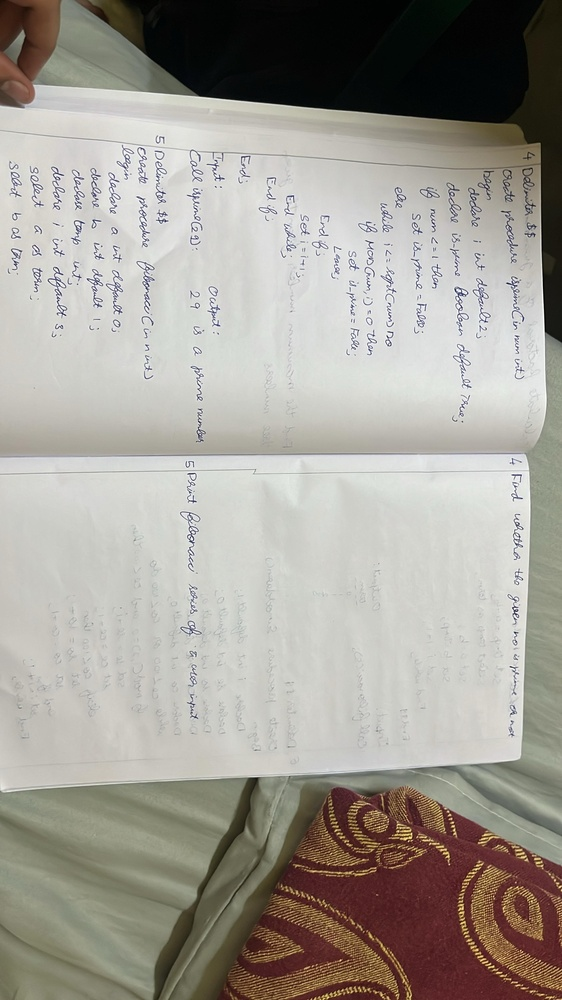
#> input picture images/1.jpg, 562 x 1000 px, shrunk from 2160 x 3840 before the run
$ python -i image_preprocessing.py   (imports and definitions only)
#> lines starting #> are read from the running program, lines starting #| are printed output that depends on the picture; after the words box and inside, x2 and y2 are one past the last pixel; in counts of white or black regions, pixels touching at a corner belong together
import cv2
import numpy as np
import logging

logger = logging.getLogger(__name__)

def preprocess_image(image_path):
    """
    Preprocess an image for OCR by converting to grayscale, enhancing contrast,
    and applying thresholding.

    Args:
        image_path: Path to the image file

    Returns:
        tuple: (original_image, grayscale_image, thresholded_image)
    """
#> called with image_path = '../../images/1.jpg'
    logger.info(f"Preprocessing image: {image_path}")

    try:
        # Read the input image
        image = cv2.imread(image_path)
#> image is the input picture: shape (1000, 562, 3); mean B, G, R 150.5, 158.2, 162.3
        if image is None:
            raise ValueError(f"Could not load image from path: {image_path}")

        # Convert to grayscale
        gray = cv2.cvtColor(image, cv2.COLOR_BGR2GRAY)
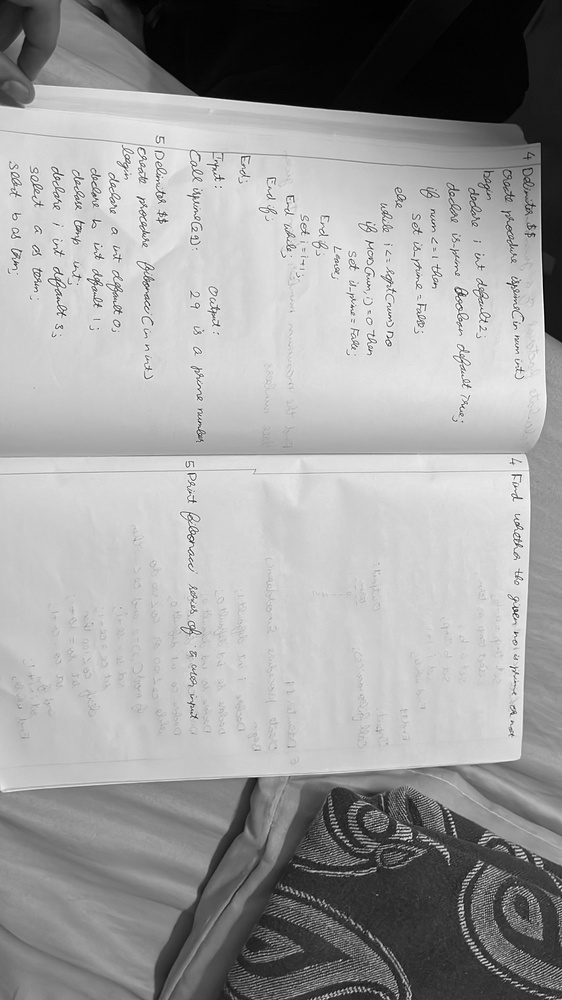
#> gray: shape (1000, 562); min 0, max 255, mean 158.5

        # Apply CLAHE to enhance contrast
        clahe = cv2.createCLAHE(clipLimit=2.0, tileGridSize=(8, 8))
        gray = clahe.apply(gray)
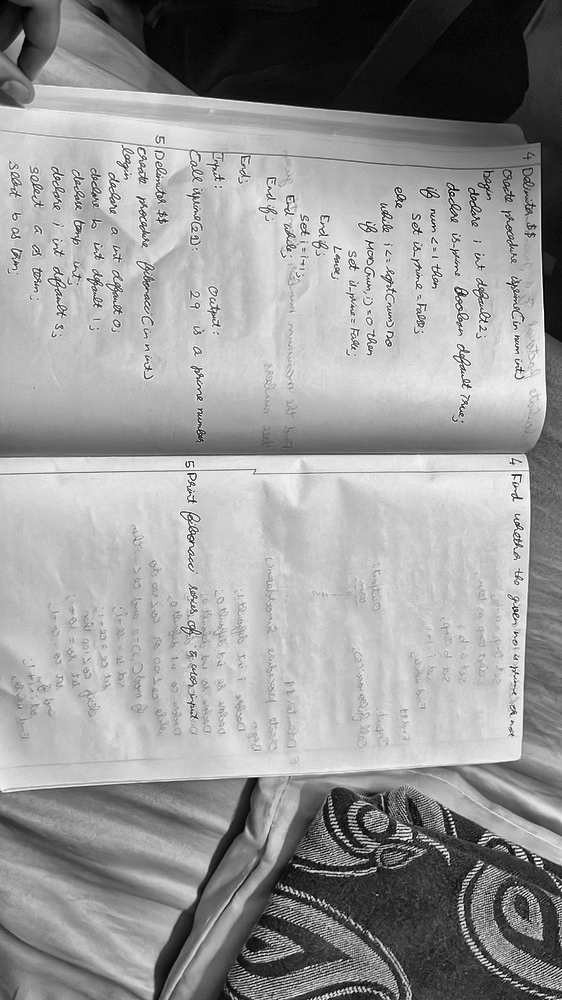
#> gray: shape (1000, 562); min 1, max 255, mean 152.1

        # Apply bilateral filter to reduce noise while preserving edges
        gray = cv2.bilateralFilter(gray, 9, 75, 75)

        # Use Otsu thresholding (good for handwritten strokes)
        _, thresh = cv2.threshold(gray, 0, 255, cv2.THRESH_BINARY_INV + cv2.THRESH_OTSU)
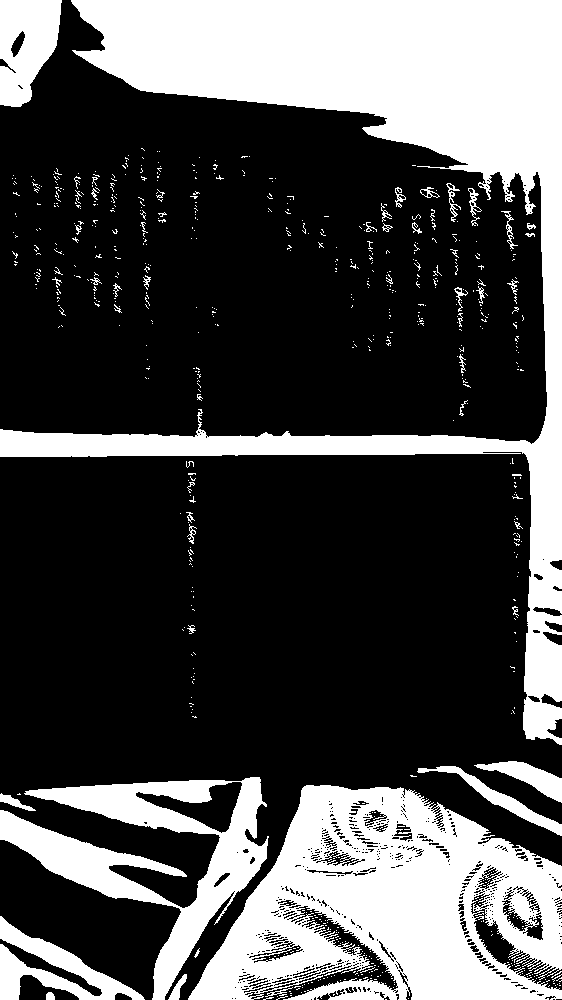
#> thresh: shape (1000, 562); 30% white; 674 white regions (623 under 20 px), largest, box (x1, y1, x2, y2) and area: (0, 0, 562, 745) 84055, (188, 785, 562, 1000) 49558, (0, 777, 269, 1000) 18413

        # Enhance strokes with morphological operations
        kernel = np.ones((2, 2), np.uint8)
        thresh = cv2.dilate(thresh, kernel, iterations=1)
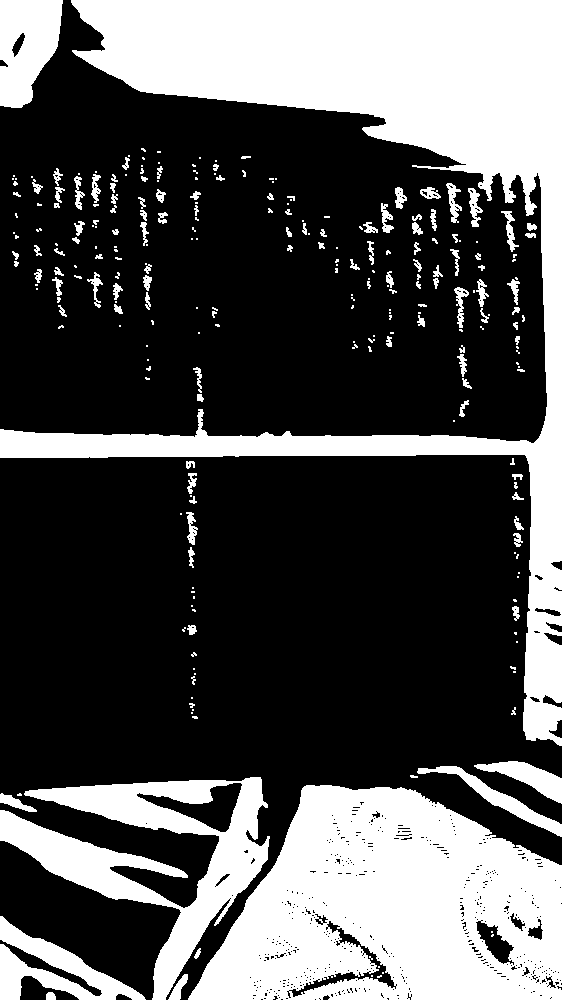
#> thresh: shape (1000, 562); 32.7% white; 264 white regions (144 under 20 px), largest, box (x1, y1, x2, y2) and area: (0, 0, 562, 746) 85831, (188, 785, 562, 1000) 56526, (0, 777, 270, 1000) 19646
        thresh = cv2.erode(thresh, kernel, iterations=1)
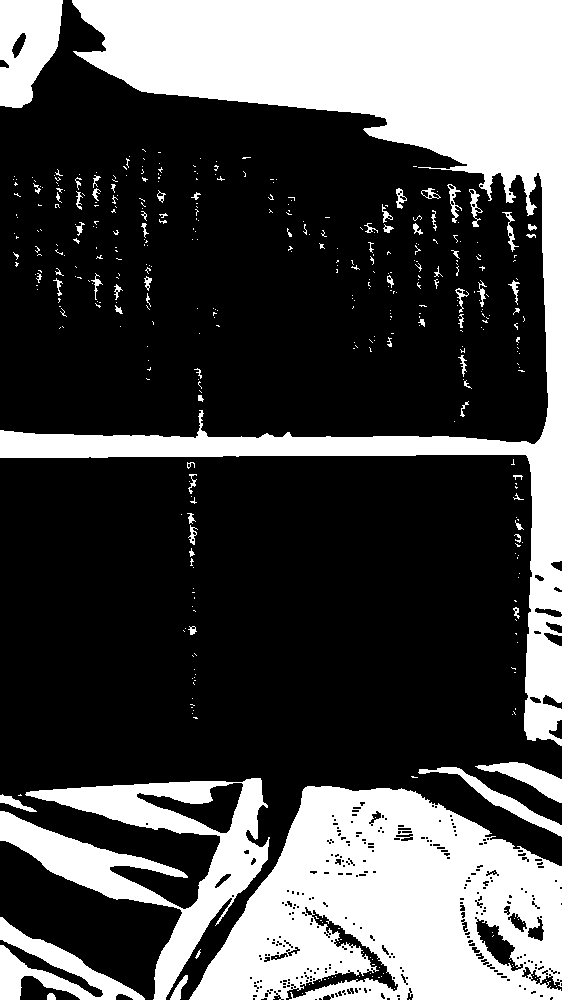
#> thresh: shape (1000, 562); 30.8% white; 420 white regions (349 under 20 px), largest, box (x1, y1, x2, y2) and area: (0, 0, 562, 746) 84016, (189, 786, 562, 1000) 53404, (0, 778, 270, 1000) 18450

        logger.info(f"Image preprocessing complete: {image_path}")
        return image, gray, thresh

    except Exception as e:
        logger.error(f"Error preprocessing image: {str(e)}")
        raise

def find_margin_boundary(thresh):
    """
    Find the boundary between the margin (containing question numbers)
    and the answer area.

    Args:
        thresh: Thresholded image

    Returns:
        int: X-coordinate of the margin boundary
    """
    try:
        # Compute vertical projection (sum of white pixels per column)
        vertical_projection = np.sum(thresh, axis=0)
        max_density = np.max(vertical_projection)

        # Find first column where density drops below 50% of maximum
        margin_boundary = int(np.argmax(vertical_projection < (max_density * 0.5)))

        if margin_boundary == 0:
            logger.warning("Margin boundary not found; using default value.")
            margin_boundary = 300

        margin_boundary = max(margin_boundary, 30)
        # Ensure margin does not exceed 10% of image width
        margin_boundary = min(margin_boundary, int(0.1 * thresh.shape[1]))

        logger.info(f"Margin boundary detected at: {margin_boundary} pixels")
        return margin_boundary

    except Exception as e:
        logger.error(f"Error finding margin boundary: {str(e)}")
        return 50  # Default fallback value

>>> result = preprocess_image('../../images/1.jpg')

$ run again, on images/10.jpg
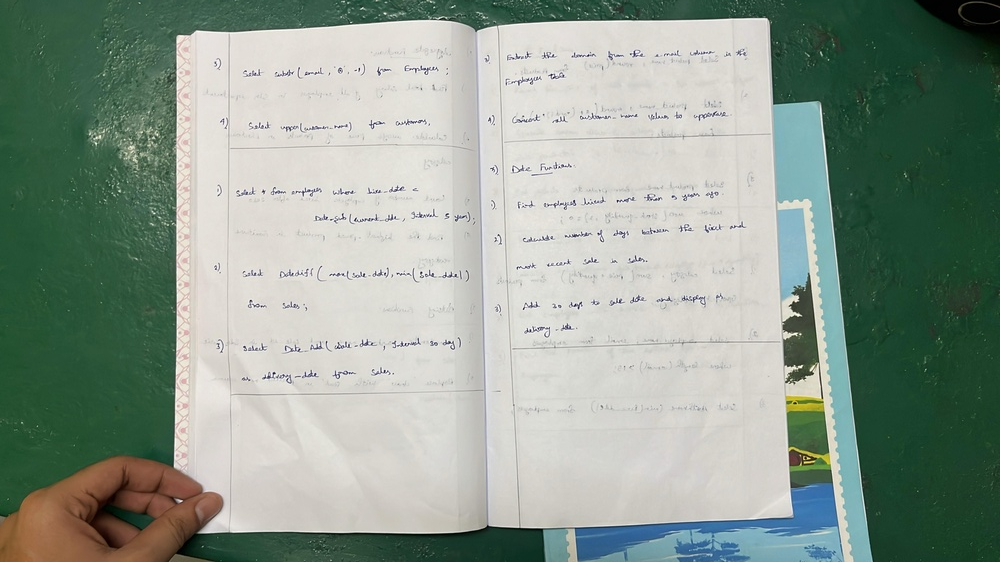
#> input picture images/10.jpg, 1000 x 562 px, shrunk from 3840 x 2160 before the run
#> in preprocess_image, image is the input picture: shape (562, 1000, 3); mean B, G, R 144, 155.7, 142.3
#> in preprocess_image, `gray = clahe.apply(gray)`:
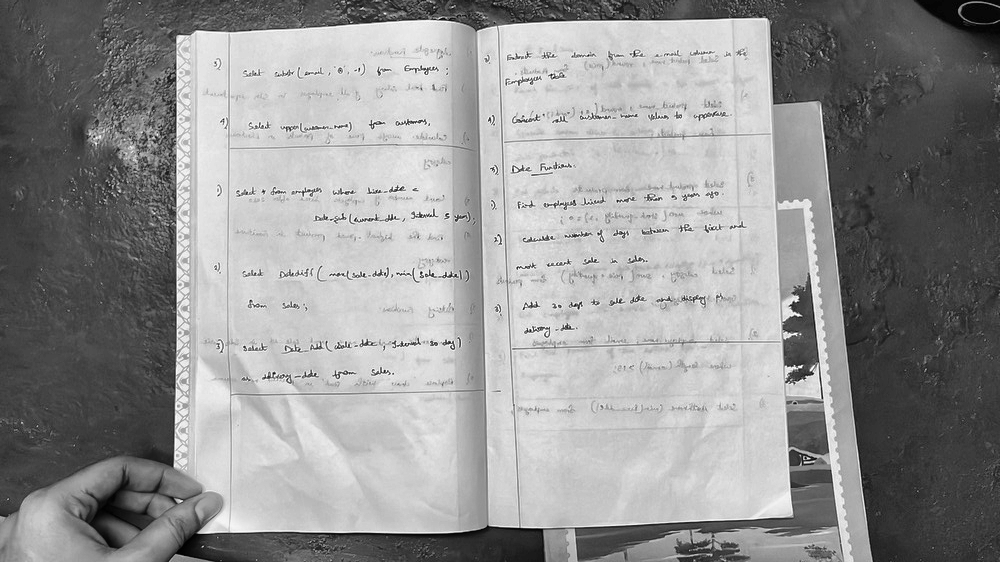
#> gray: shape (562, 1000); min 0, max 255, mean 147.2
#> in preprocess_image, `thresh = cv2.erode(thresh, kernel, iterations=1)`:
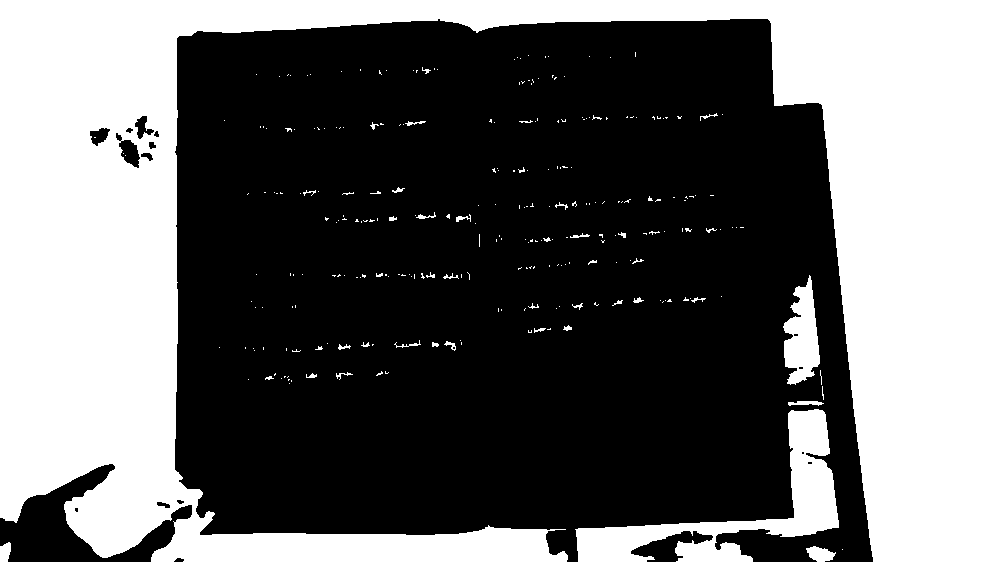
#> thresh: shape (562, 1000); 40.6% white; 267 white regions (226 under 20 px), largest, box (x1, y1, x2, y2) and area: (0, 0, 1000, 562) 212669, (575, 409, 839, 562) 10364, (783, 275, 820, 385) 2506

$ run again, on images/11.jpg
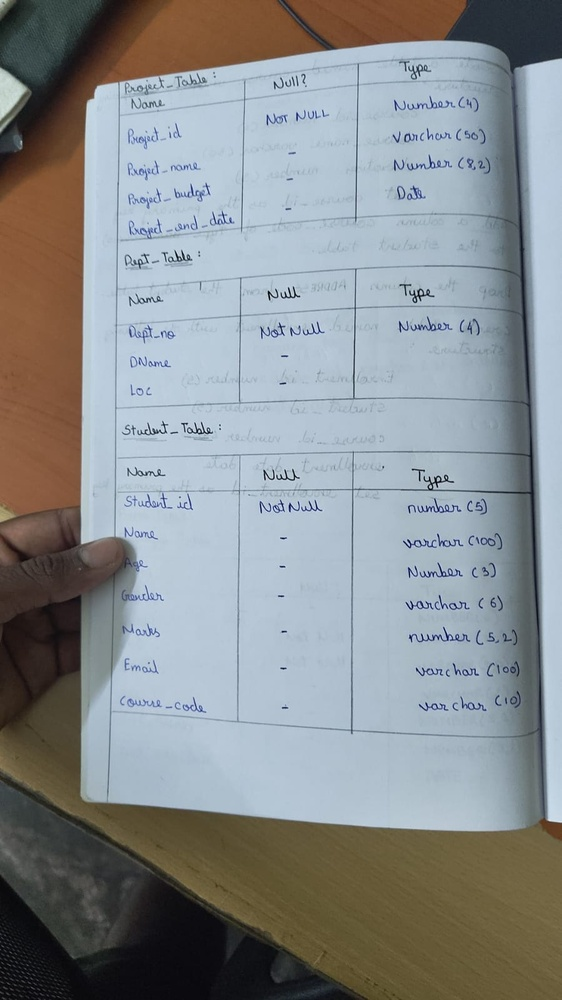
#> input picture images/11.jpg, 562 x 1000 px, shrunk from 899 x 1599 before the run
#> in preprocess_image, image is the input picture: shape (1000, 562, 3); mean B, G, R 144.2, 141.7, 136.9
#> in preprocess_image, `gray = clahe.apply(gray)`:
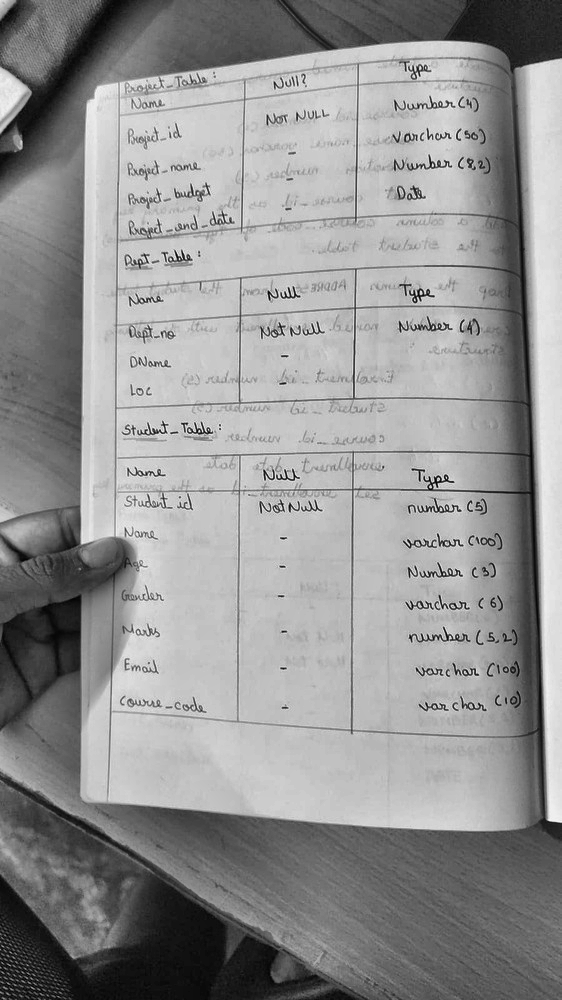
#> gray: shape (1000, 562); min 1, max 246, mean 146.5
#> in preprocess_image, `thresh = cv2.erode(thresh, kernel, iterations=1)`:
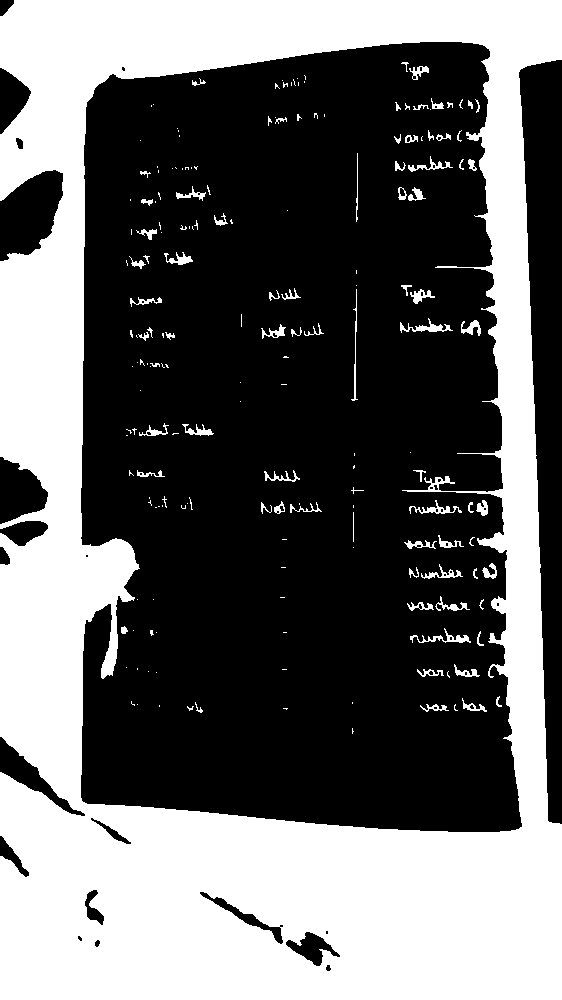
#> thresh: shape (1000, 562); 40.2% white; 185 white regions (109 under 20 px), largest, box (x1, y1, x2, y2) and area: (0, 0, 562, 1000) 218926, (400, 318, 453, 333) 258, (410, 628, 471, 643) 256

$ run again, on images/12.jpg
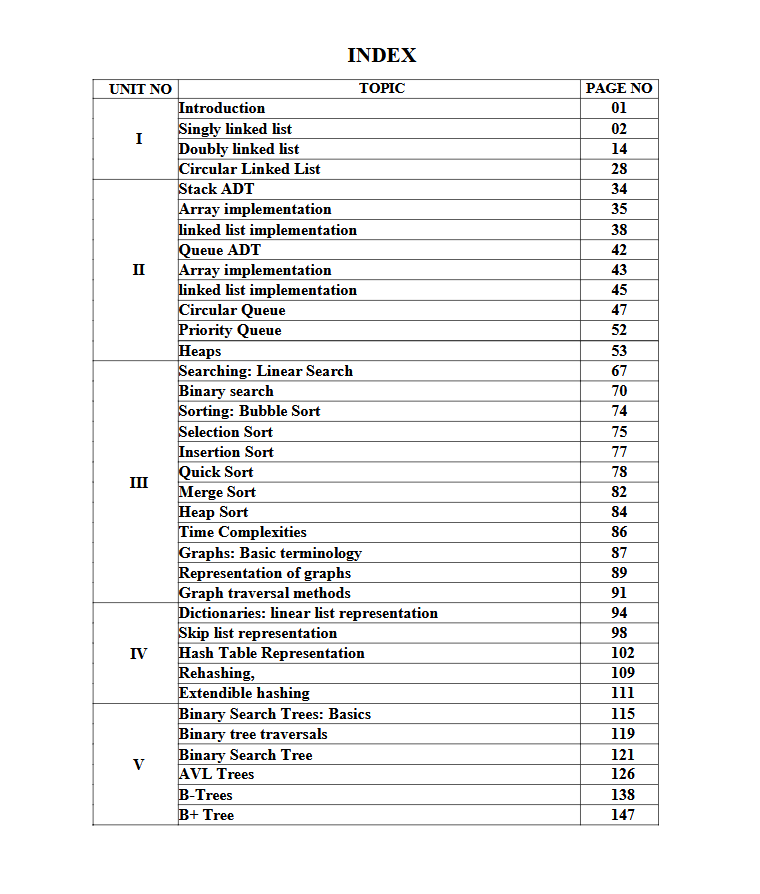
#> input picture images/12.jpg, 760 x 894 px
#> in preprocess_image, image is the input picture: shape (894, 760, 3); mean B, G, R 241.3, 241.3, 241.3
#> in preprocess_image, `_, thresh = cv2.threshold(gray, 0, 255, cv2.THRESH_BINARY_INV + cv2.TH..`:
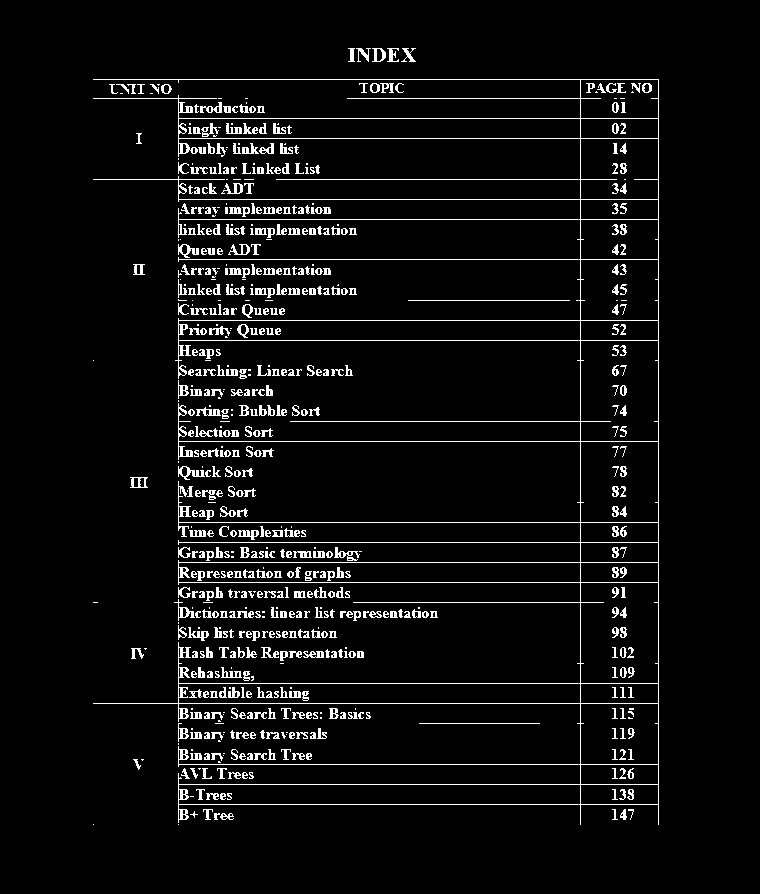
#> thresh: shape (894, 760); 5.4% white in thin lines or dots, all inside (x1, y1, x2, y2) = (93, 48, 659, 825)
#> in preprocess_image, `thresh = cv2.erode(thresh, kernel, iterations=1)`:
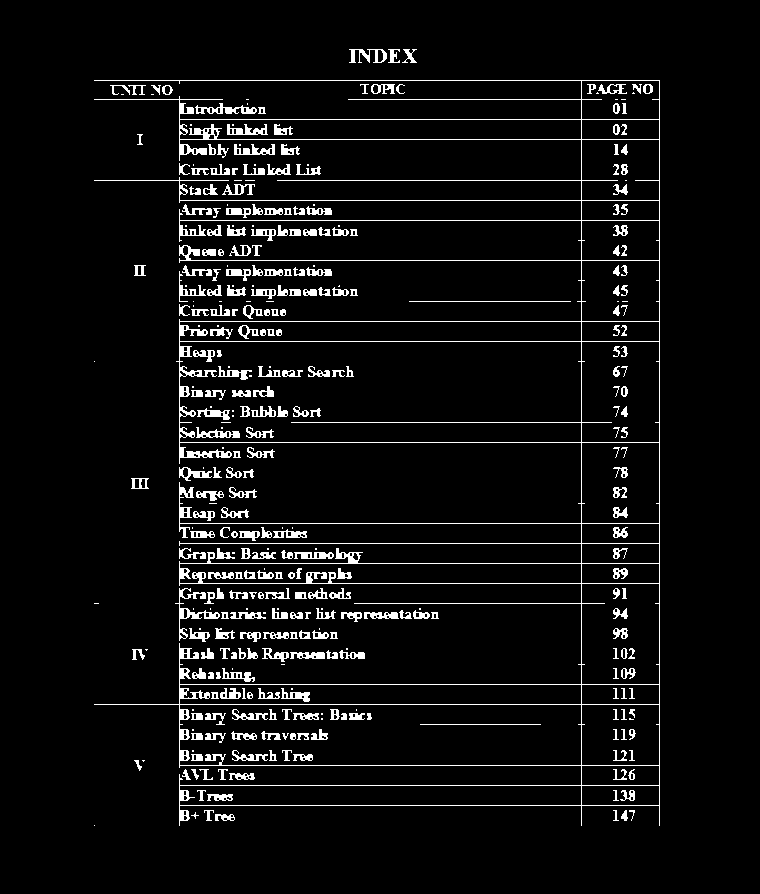
#> thresh: shape (894, 760); 5.8% white in thin lines or dots, all inside (x1, y1, x2, y2) = (94, 49, 660, 826)
